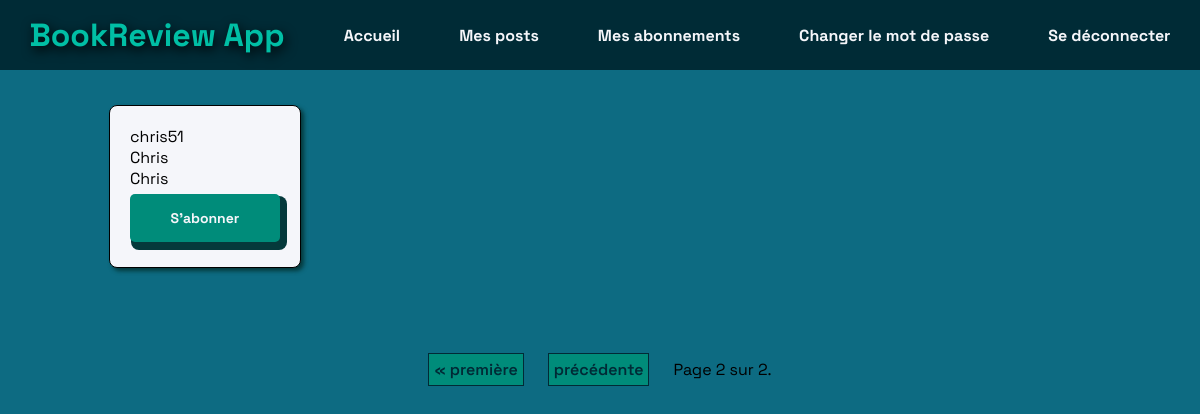
Page /users/list?page=2 (signed in) on the committed database.
### core/models.py (models this page shows, shortened)
class User(AbstractUser):
    pass
    @property
    def followed_people(self):
        list_followed_people = []
        for followed_people in self.following.all():
            list_followed_people.append(followed_people.followed_user)
        return list_followed_people

### review/views.py (the view)
# urls.py: path('users/list', login_required(review.views.UsersList.as_view()), name='users-list'),
class UsersList(View):
    def get(self, request):
        user = request.user
        users_to_follow = User.objects.all().exclude(id=request.user.id)
        list_followed_people = user.followed_people
        paginator = Paginator(users_to_follow, PAGINATOR_NB)
        page_number = request.GET.get('page')
        page_obj = paginator.get_page(page_number)
        context = {
            "users_to_follow": users_to_follow,
            "followed_people": list_followed_people,
            "page_obj": page_obj
        }
        return render(request, 'review/users_list.html', context)

### review/templates/review/users_list.html (shortened to what this page needs)
{% extends 'base.html' %}
{% load static %}
{% block statics %}
    <link rel="stylesheet" type="text/css" href="{% static 'review/styles.css' %}?{% now "U" %}">
{% endblock %}
{% block content %}
    <div class="bloc-card-user">
        {% for user in page_obj %}
            <div class="card-user">
                <p>{{ user.username }}</p>
                <p>{{ user.first_name }}</p>
                <p>{{ user.last_name }}</p>
                {% if user in followed_people %}
                    <form method="POST" action="{% url 'remove-follower' user.pk %}">
                        {% csrf_token %}
                        <button class="btn-followed" type="submit">Se désabonner</button>
                    </form>
                {% else %}
                    <form method="POST" action="{% url 'add-follower' user.pk %}">
                        <button class="btn-to-follow" type="submit">S'abonner</button>
                    </form>
                {% endif %}
            </div>
        {% empty %}
            <p>Oups... Il n'y pas d'autres utilisateurs !</p>
        {% endfor %}
    </div>
    {% if page_obj %}
        <div class="paginator-container">
            {% if page_obj.has_previous %}
                <a class="link-page" href="?page=1">« première</a>
                <a class="link-page" href="?page={{ page_obj.previous_page_number }}">précédente</a>
            {% endif %}
            <span class="bloc-nb-page">
                Page {{ page_obj.number }} sur {{ page_obj.paginator.num_pages }}.
            </span>
        </div>
    {% endif %}
{% endblock %}

### static/base/styles.css (style rules this page uses)
* { margin: 0; padding: 0; box-sizing: border-box; -webkit-font-smoothing: antialiased; font-family: 'Space Grotesk', sans-serif; }

### review/static/review/styles.css (style rules this page uses)
body { background-color: #0D6B82; }
.btn-ticket, .btn-to-follow, .btn-followed, .btn-validate { width: 150px; padding: 15px; background: rgba(0, 140, 122, 1); border-radius: 5px; margin: 5px 0; box-shadow: 4px 5px 0 3px #05393b; border: none; cursor: pointer; transition: all 0.2s linear; color: #f5f6fa; font-weight: 900; font-size: 18px; position: relative; top: 0; left: 0; }
.paginator-container { display: flex; flex-direction: row; justify-content: center; align-items: center; }
.link-page { margin: 0 1%; color: #012A36; text-decoration: none; font-weight: 600; border: 1px solid; padding: 5px; background-color: rgba(0, 140, 122, 1); }
.bloc-nb-page { margin: 0 1%; }
.bloc-card-user { display: grid; grid-template-columns: repeat(auto-fill, minmax(300px, 1fr)); padding: 15px; gap: 15px; justify-items: center; margin-bottom: 50px; }
.card-user { padding: 20px; border: 1px solid; background: #f5f6fa; border-radius: 8px; box-shadow: 3px 3px 4px 0 #05393b; margin: 20px 0; }
.btn-to-follow, .btn-followed { font-size: 14px; }

### rows in the picture
User: username "chris51", first_name "Chris", last_name "Chris", shows "S'abonner"

### other values in the picture
{{ page_obj.number }} "2"
{{ page_obj.paginator.num_pages }} "2"
